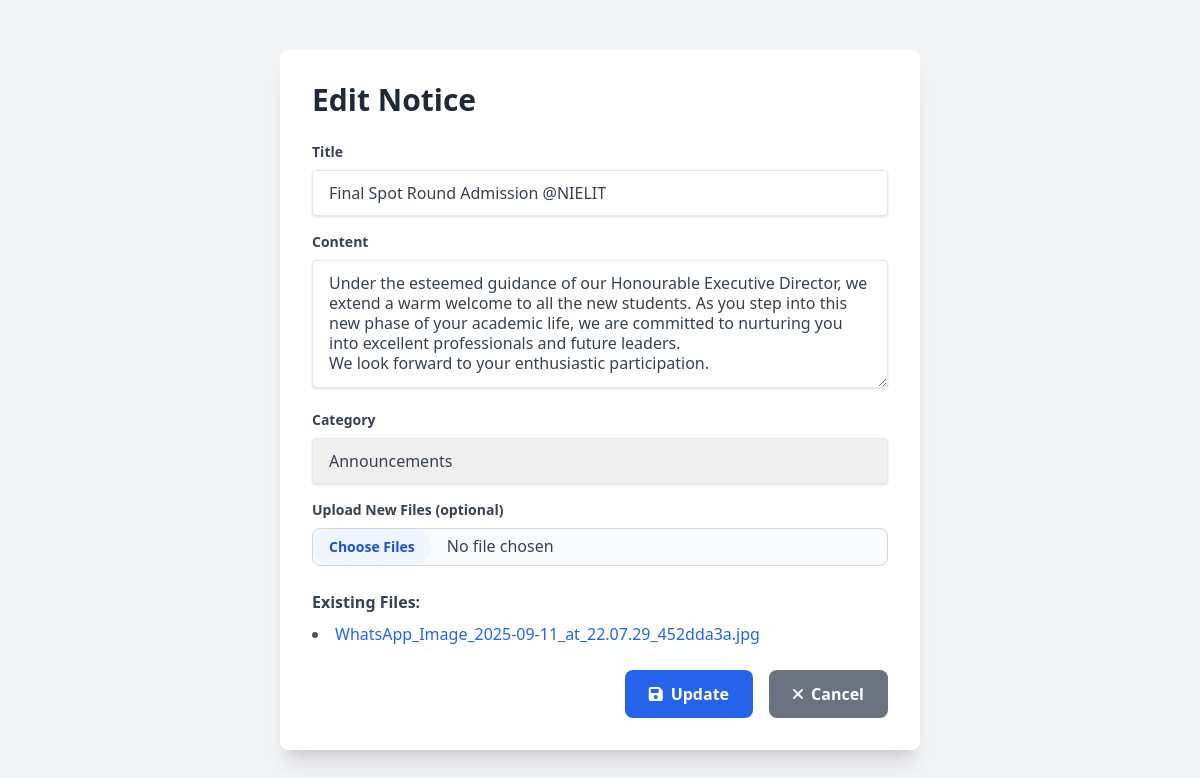
/edit/6 (signed in), run on the app's committed database.
### app.py (models this page shows)
class Notice(db.Model):
    id = db.Column(db.Integer, primary_key=True)
    title = db.Column(db.String(200), nullable=False)
    content = db.Column(db.Text, nullable=False)
    category = db.Column(db.String(50), nullable=True)  # New field for notice category
    timestamp = db.Column(db.DateTime, default=current_time_ist)
    files = db.Column(db.String(500))  # Comma-separated filenames

### app.py (the view, shortened to what this page needs)
@app.route("/edit/<int:id>", methods=["GET", "POST"])
def edit_notice(id):
    if "user_id" not in session:
        flash("Please log in to edit notices.", "warning")
        return redirect(url_for("login"))
    notice = Notice.query.get_or_404(id)
    return render_template("edit_notice.html", notice=notice)

### app.py (called while the page is built)
@app.before_request
def create_tables():
    db.create_all()
    if not User.query.filter_by(username="admin").first():
        hashed_pw = generate_password_hash("admin", method="pbkdf2:sha256")
        db.session.add(User(username="admin", password=hashed_pw))
        db.session.commit()

### templates/edit_notice.html (shortened to what this page needs)
<!DOCTYPE html>
<html>
<head>
    <script src="https://cdn.tailwindcss.com"></script>
    <link rel="stylesheet" href="https://cdnjs.cloudflare.com/ajax/libs/font-awesome/6.0.0-beta3/css/all.min.css">
</head>
<body class="bg-gray-100 min-h-screen flex items-center justify-center">
<div class="container mx-auto px-4 py-8 max-w-2xl">
    <div class="bg-white rounded-lg shadow-xl p-8">
        <h2 class="text-3xl font-bold mb-6 text-gray-800">Edit Notice</h2>
        <form method="POST" enctype="multipart/form-data">
            <div class="mb-4">
                <label for="title" class="block text-gray-700 text-sm font-bold mb-2">Title</label>
                <input type="text" id="title" name="title" class="shadow appearance-none border rounded w-full py-3 px-4 text-gray-700 leading-tight focus:outline-none focus:ring-2 focus:ring-blue-500" value="{{ notice.title }}" required>
            </div>
            <div class="mb-4">
                <label for="content" class="block text-gray-700 text-sm font-bold mb-2">Content</label>
                <textarea id="content" name="content" class="shadow appearance-none border rounded w-full py-3 px-4 text-gray-700 leading-tight focus:outline-none focus:ring-2 focus:ring-blue-500 h-32 resize-y" required>{{ notice.content }}</textarea>
            </div>
            <div class="mb-4">
                <label for="category" class="block text-gray-700 text-sm font-bold mb-2">Category</label>
                <select id="category" name="category" class="shadow appearance-none border rounded w-full py-3 px-4 text-gray-700 leading-tight focus:outline-none focus:ring-2 focus:ring-blue-500">
                    <option value="announcements" {% if notice.category == 'announcements' %}selected{% endif %}>Announcements</option>
                </select>
            </div>
            <div class="mb-6">
                <label for="files" class="block text-gray-700 text-sm font-bold mb-2">Upload New Files (optional)</label>
                <input type="file" id="files" name="files" multiple class="block w-full text-gray-700 border border-gray-300 rounded-lg cursor-pointer bg-gray-50 focus:outline-none file:mr-4 file:py-2 file:px-4 file:rounded-full file:border-0 file:text-sm file:font-semibold file:bg-blue-50 file:text-blue-700 hover:file:bg-blue-100">
            </div>
            {% if notice.files %}
                <p class="text-gray-700 font-semibold mb-2">Existing Files:</p>
                <ul class="list-disc list-inside mb-6 text-gray-600">
                    {% for file in notice.files.split(',') %}
                        <li><a href="{{ url_for('uploaded_file', filename=file.strip()) }}" target="_blank" class="text-blue-600 hover:underline">{{ file }}</a></li>
                    {% endfor %}
                </ul>
            {% endif %}
            <div class="flex justify-end space-x-4">
                <button type="submit" class="bg-blue-600 hover:bg-blue-700 text-white font-bold py-3 px-6 rounded-lg transition duration-300 flex items-center">
                    <i class="fas fa-save mr-2"></i>Update
                </button>
                <a href="{{ url_for('admin_dashboard') }}" class="bg-gray-500 hover:bg-gray-600 text-white font-bold py-3 px-6 rounded-lg transition duration-300 flex items-center">
                    <i class="fas fa-times mr-2"></i>Cancel
                </a>
            </div>
        </form>
    </div>
</div>
</body>
</html>

### data on the page
Notice: title "Final Spot Round Admission @NIELIT", content "Under the esteemed guidance of our Honourable Executive Director, we extend a warm welcome to all the new students. As you step into this new phase of your academic life, we are committed to nurturing you into excellent professionals and future leaders. We look forward to your enthusiastic participation.", category "Announcements", files "WhatsApp_Image_2025-09-11_at_22.07.29_452dda3a.jpg"
